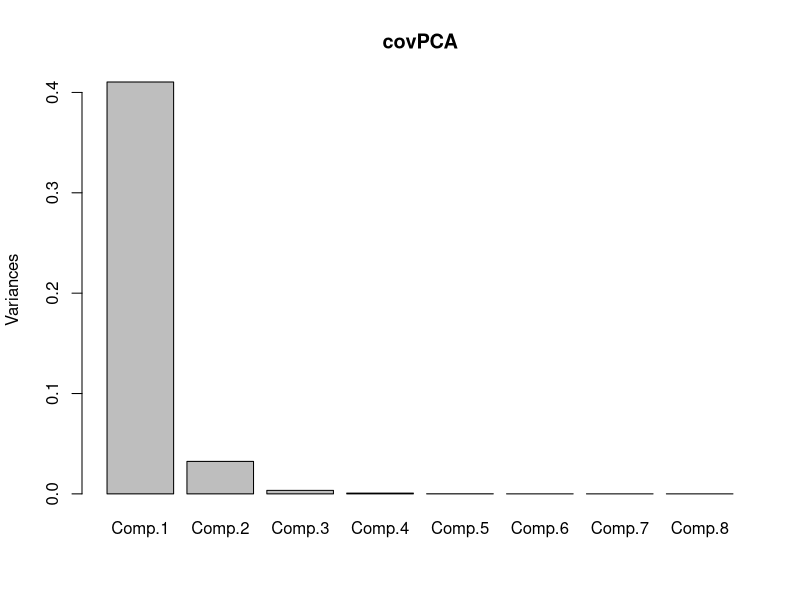
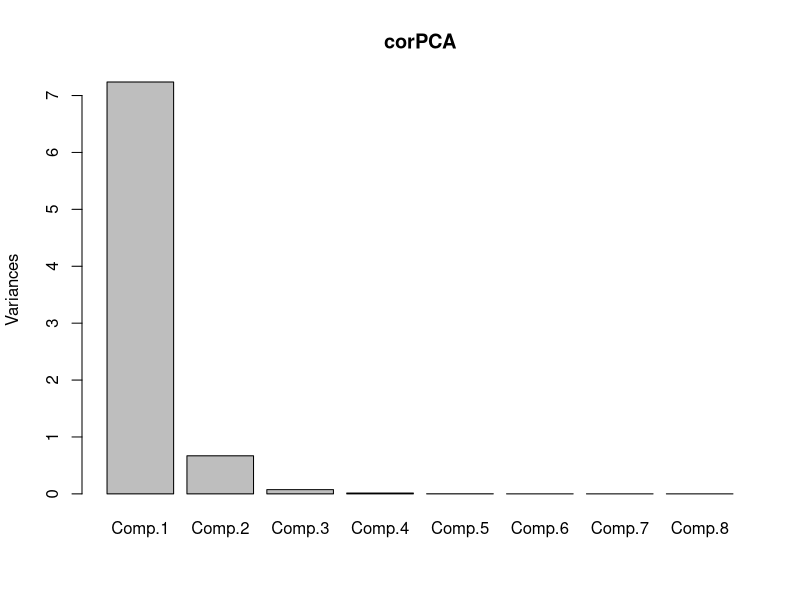
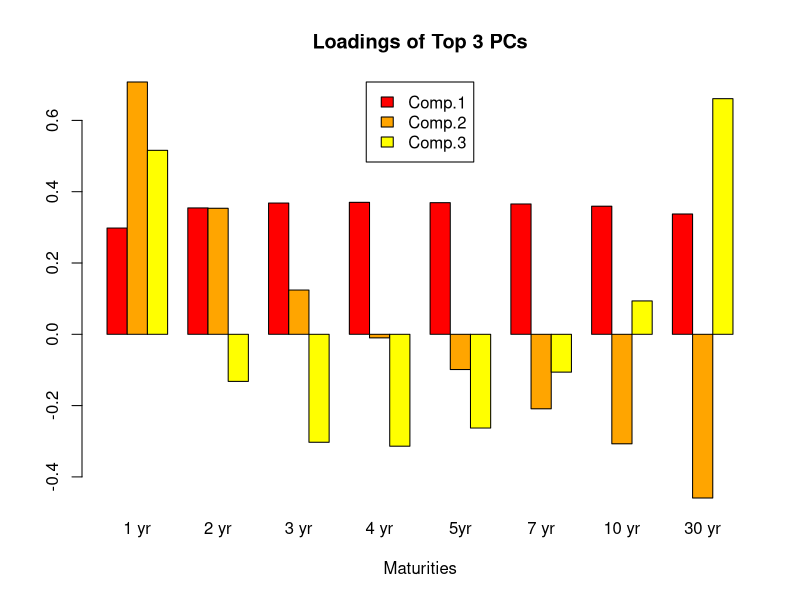

Recreate these plots in R, in order.
## ---- chunk 1
# import .txt file as data frame
df <- read.table('m_swap.txt', skip=1, header=TRUE)

# we deal with monthly change
swap.diff <- apply(df[,-1], 2, diff)
## ---- chunk 2
covPCA <- princomp(swap.diff, cor=FALSE)
summary(covPCA)
## ---- chunk 3
screeplot(covPCA) 
## ---- chunk 4
corPCA <- princomp(swap.diff, cor=TRUE)
summary(corPCA)

screeplot(corPCA)
## ---- chunk 5
loadings <- t(corPCA$loadings[,1:3])

colnames(loadings) <- c('1 yr', '2 yr', '3 yr', '4 yr', '5yr',
                        '7 yr', '10 yr', '30 yr')

barplot(loadings, main = 'Loadings of Top 3 PCs', xlab='Maturities',
        col=c('red', 'orange', 'yellow'),
        
legend = rownames(loadings), beside=TRUE, args.legend=list(x='top'))
